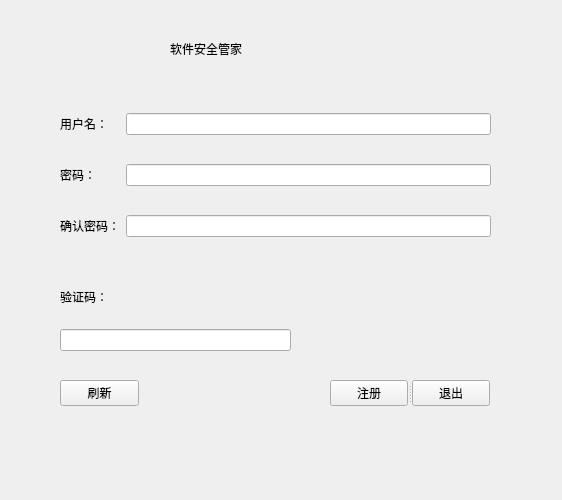
<?xml version="1.0" encoding="UTF-8"?>
<ui version="4.0">
 <class>Form_register</class>
 <widget class="QWidget" name="Form_register">
  <property name="geometry">
   <rect>
    <x>0</x>
    <y>0</y>
    <width>562</width>
    <height>500</height>
   </rect>
  </property>
  <property name="windowTitle">
   <string>注册</string>
  </property>
  <widget class="QLabel" name="label_captcha_pixmap">
   <property name="geometry">
    <rect>
     <x>300</x>
     <y>290</y>
     <width>191</width>
     <height>51</height>
    </rect>
   </property>
   <property name="text">
    <string/>
   </property>
   <property name="alignment">
    <set>Qt::AlignCenter</set>
   </property>
  </widget>
  <widget class="QPushButton" name="pushButton_refresh">
   <property name="geometry">
    <rect>
     <x>60</x>
     <y>380</y>
     <width>79</width>
     <height>26</height>
    </rect>
   </property>
   <property name="text">
    <string>刷新</string>
   </property>
  </widget>
  <widget class="QWidget" name="layoutWidget">
   <property name="geometry">
    <rect>
     <x>60</x>
     <y>90</y>
     <width>431</width>
     <height>171</height>
    </rect>
   </property>
   <layout class="QGridLayout" name="gridLayout">
    <item row="1" column="1">
     <widget class="QLineEdit" name="lineEdit_password_1">
      <property name="echoMode">
       <enum>QLineEdit::Password</enum>
      </property>
     </widget>
    </item>
    <item row="2" column="1">
     <widget class="QLineEdit" name="lineEdit_password_2">
      <property name="echoMode">
       <enum>QLineEdit::Password</enum>
      </property>
     </widget>
    </item>
    <item row="0" column="1">
     <widget class="QLineEdit" name="lineEdit_username"/>
    </item>
    <item row="0" column="0">
     <widget class="StrongBodyLabel" name="StrongBodyLabel">
      <property name="text">
       <string>用户名：</string>
      </property>
     </widget>
    </item>
    <item row="1" column="0">
     <widget class="StrongBodyLabel" name="StrongBodyLabel_2">
      <property name="text">
       <string>密码：</string>
      </property>
     </widget>
    </item>
    <item row="2" column="0">
     <widget class="StrongBodyLabel" name="StrongBodyLabel_3">
      <property name="text">
       <string>确认密码：</string>
      </property>
     </widget>
    </item>
   </layout>
  </widget>
  <widget class="QWidget" name="layoutWidget">
   <property name="geometry">
    <rect>
     <x>60</x>
     <y>270</y>
     <width>231</width>
     <height>81</height>
    </rect>
   </property>
   <layout class="QVBoxLayout" name="verticalLayout">
    <item>
     <widget class="StrongBodyLabel" name="StrongBodyLabel_4">
      <property name="text">
       <string>验证码：</string>
      </property>
     </widget>
    </item>
    <item>
     <widget class="QLineEdit" name="lineEdit_captcha"/>
    </item>
   </layout>
  </widget>
  <widget class="QSplitter" name="splitter">
   <property name="geometry">
    <rect>
     <x>330</x>
     <y>380</y>
     <width>161</width>
     <height>26</height>
    </rect>
   </property>
   <property name="orientation">
    <enum>Qt::Horizontal</enum>
   </property>
   <widget class="QPushButton" name="pushButton_register">
    <property name="text">
     <string>注册</string>
    </property>
   </widget>
   <widget class="QPushButton" name="pushButton_cancel">
    <property name="text">
     <string>退出</string>
    </property>
   </widget>
  </widget>
  <widget class="TitleLabel" name="TitleLabel">
   <property name="geometry">
    <rect>
     <x>170</x>
     <y>30</y>
     <width>211</width>
     <height>38</height>
    </rect>
   </property>
   <property name="text">
    <string>软件安全管家</string>
   </property>
  </widget>
 </widget>
 <customwidgets>
  <customwidget>
   <class>StrongBodyLabel</class>
   <extends>QLabel</extends>
   <header>qfluentwidgets</header>
  </customwidget>
  <customwidget>
   <class>TitleLabel</class>
   <extends>QLabel</extends>
   <header>qfluentwidgets</header>
  </customwidget>
 </customwidgets>
 <resources/>
 <connections>
  <connection>
   <sender>pushButton_cancel</sender>
   <signal>clicked()</signal>
   <receiver>Form_register</receiver>
   <slot>close()</slot>
   <hints>
    <hint type="sourcelabel">
     <x>349</x>
     <y>197</y>
    </hint>
    <hint type="destinationlabel">
     <x>388</x>
     <y>120</y>
    </hint>
   </hints>
  </connection>
 </connections>
</ui>
